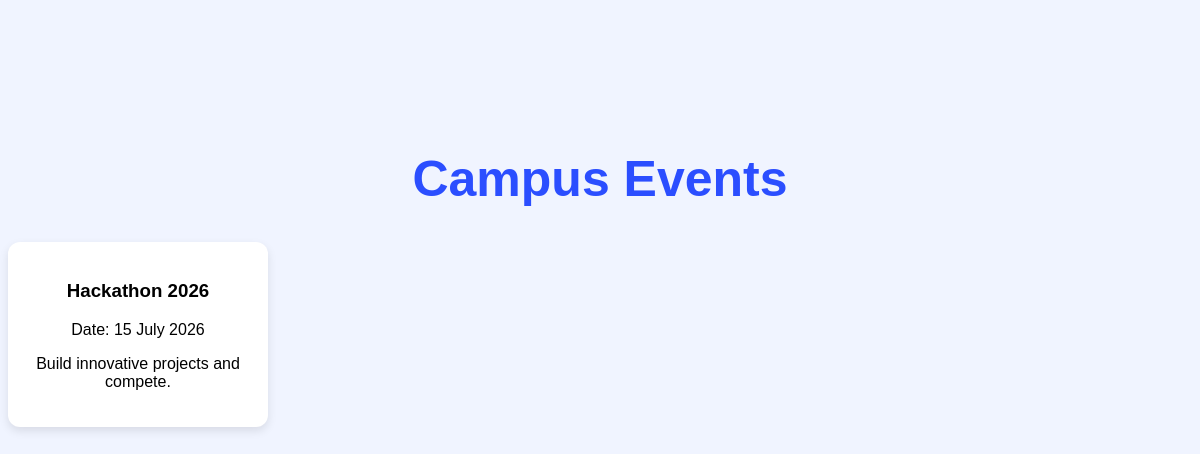
Before: /events with the older database file.
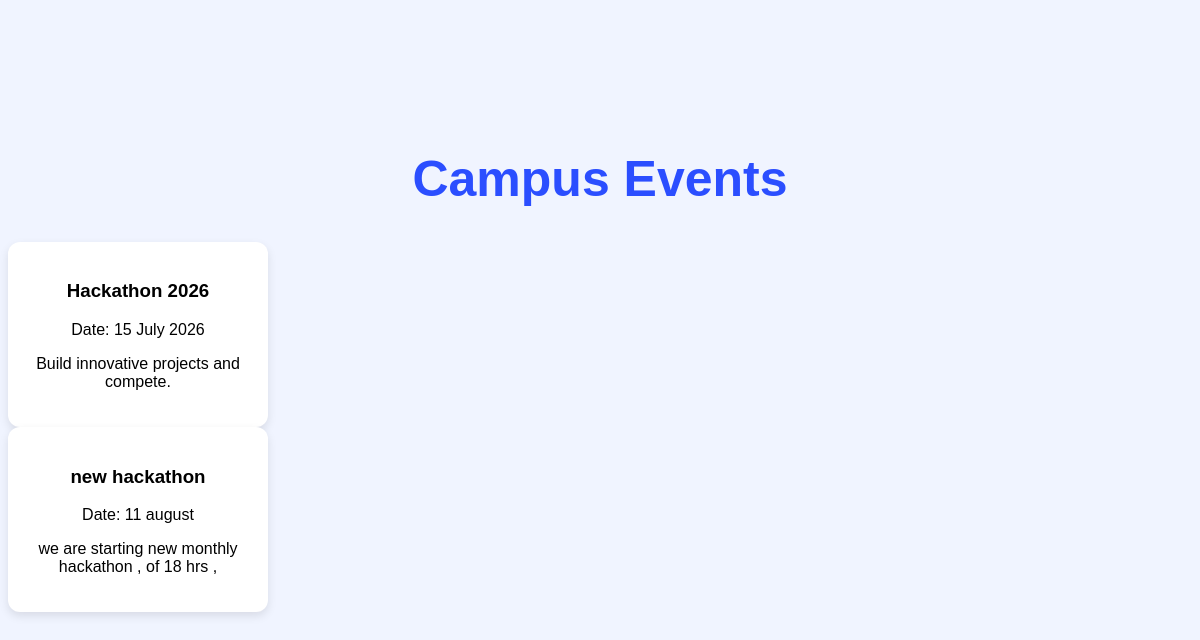
After: the same page with the newer database file.
### app.py (models this page shows)
class Event(db.Model):
    id = db.Column(db.Integer, primary_key=True)
    title = db.Column(db.String(100))
    date = db.Column(db.String(50))
    description = db.Column(db.String(200))

### app.py (the view)
@app.route("/events")
def events():
    all_events = Event.query.all()
    return render_template("events.html", events=all_events)

### templates/events.html (shortened to what this page needs)
<!DOCTYPE html>
<html>
<head>
    <link rel="stylesheet" href="/static/style.css">
</head>
<body>
<div class="container">
<h1>Campus Events</h1>
{% for event in events %}
<div class="card">
    <h3>{{ event.title }}</h3>
    <p>Date: {{ event.date }}</p>
    <p>{{ event.description }}</p>
</div>
{% endfor %}
</div>
</body>
</html>

### static/style.css (style rules this page uses)
body { font-family: Arial, sans-serif; background: #f0f4ff; text-align: center; }
.container { margin-top: 150px; }
h1 { font-size: 50px; color: #2b4eff; }
.card { background: white; padding: 20px; border-radius: 12px; width: 220px; box-shadow: 0 4px 10px rgba(0,0,0,0.1); }

Changed rows visible on the page:
added Event: title "new hackathon", date "11 august", description "we are starting new monthly hackathon , of 18 hrs ,"
